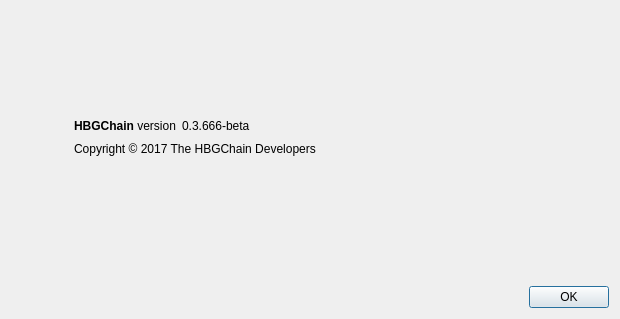
<?xml version="1.0" encoding="UTF-8"?>
<ui version="4.0">
 <class>AboutDialog</class>
 <widget class="QDialog" name="AboutDialog">
  <property name="geometry">
   <rect>
    <x>0</x>
    <y>0</y>
    <width>620</width>
    <height>319</height>
   </rect>
  </property>
  <property name="windowTitle">
   <string>About HBGChain</string>
  </property>
  <layout class="QHBoxLayout" name="horizontalLayout_2">
   <item>
    <widget class="QLabel" name="label_4">
     <property name="sizePolicy">
      <sizepolicy hsizetype="Preferred" vsizetype="Ignored">
       <horstretch>0</horstretch>
       <verstretch>0</verstretch>
      </sizepolicy>
     </property>
     <property name="pixmap">
      <pixmap resource="../bitcoin.qrc">:/images/about</pixmap>
     </property>
    </widget>
   </item>
   <item>
    <layout class="QVBoxLayout" name="verticalLayout_2">
     <property name="leftMargin">
      <number>50</number>
     </property>
     <item>
      <spacer name="verticalSpacer_2">
       <property name="orientation">
        <enum>Qt::Vertical</enum>
       </property>
       <property name="sizeHint" stdset="0">
        <size>
         <width>20</width>
         <height>40</height>
        </size>
       </property>
      </spacer>
     </item>
     <item>
      <layout class="QHBoxLayout" name="horizontalLayout">
       <item>
        <widget class="QLabel" name="label">
         <property name="cursor">
          <cursorShape>IBeamCursor</cursorShape>
         </property>
         <property name="text">
          <string>&lt;html&gt;&lt;head/&gt;&lt;body&gt;&lt;p&gt;&lt;span style=&quot; font-weight:600;&quot;&gt;HBGChain&lt;/span&gt; version&lt;/p&gt;&lt;/body&gt;&lt;/html&gt;</string>
         </property>
         <property name="textInteractionFlags">
          <set>Qt::LinksAccessibleByMouse|Qt::TextSelectableByKeyboard|Qt::TextSelectableByMouse</set>
         </property>
        </widget>
       </item>
       <item>
        <widget class="QLabel" name="versionLabel">
         <property name="cursor">
          <cursorShape>IBeamCursor</cursorShape>
         </property>
         <property name="text">
          <string notr="true">0.3.666-beta</string>
         </property>
         <property name="textInteractionFlags">
          <set>Qt::LinksAccessibleByMouse|Qt::TextSelectableByKeyboard|Qt::TextSelectableByMouse</set>
         </property>
        </widget>
       </item>
       <item>
        <spacer name="horizontalSpacer">
         <property name="orientation">
          <enum>Qt::Horizontal</enum>
         </property>
         <property name="sizeHint" stdset="0">
          <size>
           <width>40</width>
           <height>20</height>
          </size>
         </property>
        </spacer>
       </item>
      </layout>
     </item>
     <item>
      <widget class="QLabel" name="copyrightLabel">
       <property name="cursor">
        <cursorShape>IBeamCursor</cursorShape>
       </property>
       <property name="text">
        <string notr="true">Copyright &amp;copy; 2017 The HBGChain Developers</string>
       </property>
       <property name="textFormat">
        <enum>Qt::RichText</enum>
       </property>
       <property name="textInteractionFlags">
        <set>Qt::LinksAccessibleByMouse|Qt::TextSelectableByKeyboard|Qt::TextSelectableByMouse</set>
       </property>
      </widget>
     </item>
     <item>
      <widget class="QLabel" name="label_2">
       <property name="cursor">
        <cursorShape>IBeamCursor</cursorShape>
       </property>
       <property name="text">
        <string/>
       </property>
       <property name="wordWrap">
        <bool>true</bool>
       </property>
       <property name="textInteractionFlags">
        <set>Qt::LinksAccessibleByMouse|Qt::TextSelectableByKeyboard|Qt::TextSelectableByMouse</set>
       </property>
      </widget>
     </item>
     <item>
      <spacer name="verticalSpacer">
       <property name="orientation">
        <enum>Qt::Vertical</enum>
       </property>
       <property name="sizeHint" stdset="0">
        <size>
         <width>20</width>
         <height>40</height>
        </size>
       </property>
      </spacer>
     </item>
     <item>
      <widget class="QDialogButtonBox" name="buttonBox">
       <property name="orientation">
        <enum>Qt::Horizontal</enum>
       </property>
       <property name="standardButtons">
        <set>QDialogButtonBox::Ok</set>
       </property>
      </widget>
     </item>
    </layout>
   </item>
  </layout>
 </widget>
 <resources>
  <include location="../bitcoin.qrc"/>
 </resources>
 <connections>
  <connection>
   <sender>buttonBox</sender>
   <signal>accepted()</signal>
   <receiver>AboutDialog</receiver>
   <slot>accept()</slot>
   <hints>
    <hint type="sourcelabel">
     <x>360</x>
     <y>308</y>
    </hint>
    <hint type="destinationlabel">
     <x>157</x>
     <y>274</y>
    </hint>
   </hints>
  </connection>
  <connection>
   <sender>buttonBox</sender>
   <signal>rejected()</signal>
   <receiver>AboutDialog</receiver>
   <slot>reject()</slot>
   <hints>
    <hint type="sourcelabel">
     <x>428</x>
     <y>308</y>
    </hint>
    <hint type="destinationlabel">
     <x>286</x>
     <y>274</y>
    </hint>
   </hints>
  </connection>
 </connections>
</ui>
